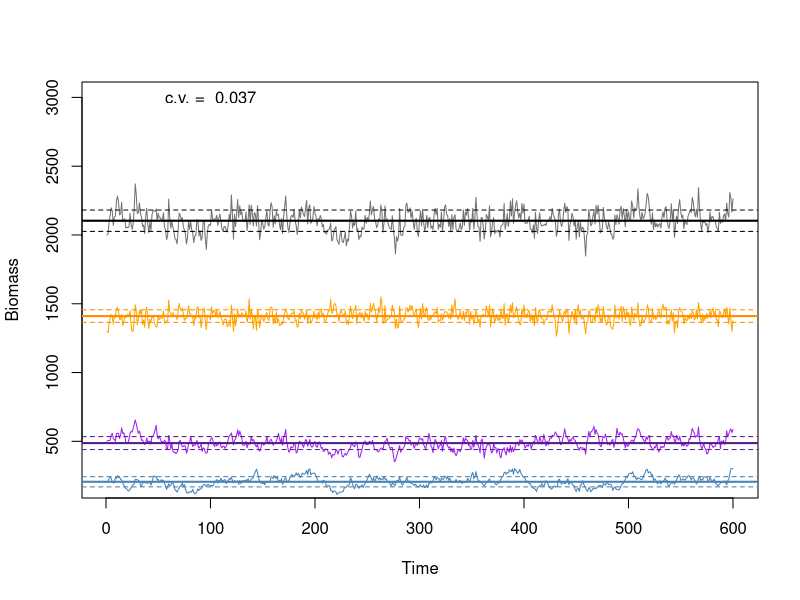
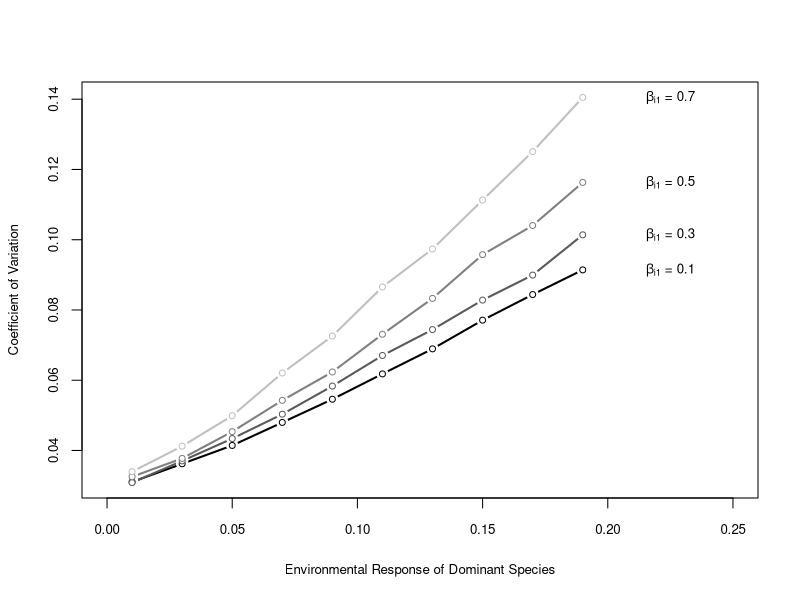
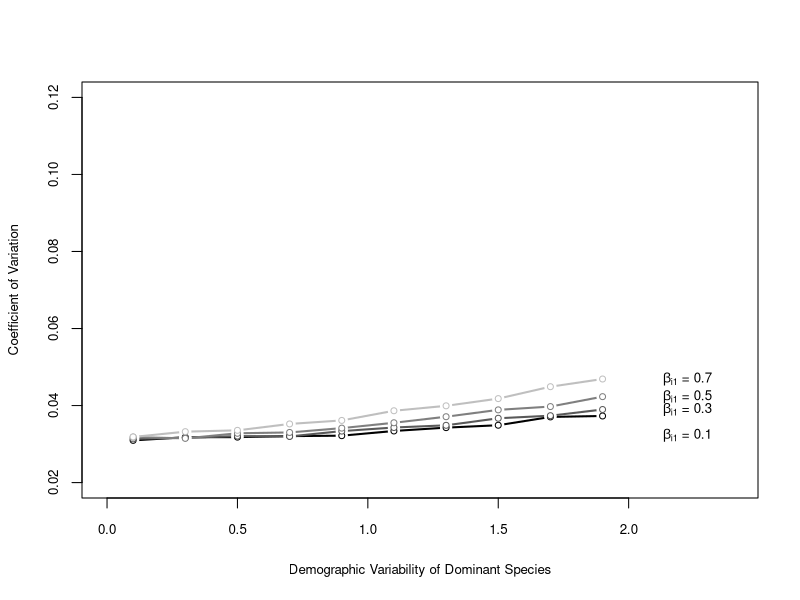

The R source for these figures, in order:
rm(list=ls())

model <- function(rm1, rm2, rm3, 
                  N1.start, N2.start, N3.start, 
                  K1, K2, K3,
                  evar1, evar2, evar3,
                  dvar1, dvar2, dvar3,
                  beta12, beta13, beta21, beta23, beta31, beta32,
                  time){
  r1 = numeric(time)
  r2 = numeric(time)
  r3 = numeric(time)
  N1 = numeric(time)
  N2 = numeric(time)
  N3 = numeric(time)
  Ntot = numeric(time)
  
  N1[1] <- N1.start
  N2[1] <- N2.start
  N3[1] <- N3.start
  Ntot[1] <- N1[1] + N2[1] +N3[1]
  
  for(t in 2:time){
    #   whitevar1 <- rnorm(1, mean=0)
    whitevar2 <- rnorm(1, mean=0)
    whitevar1 <- rnorm(1,mean=whitevar2)
#     whitevar3 <- -1*rnorm(1, mean=whitevar1)
    whitevar3 <- rnorm(1, mean=whitevar1)
    dnoise1 <- rnorm(1, mean=0)
    dnoise2 <- rnorm(1, mean=0)
    dnoise3 <- rnorm(1, mean=0)
    
    sum.non1 = ((beta12 * N2[t-1])/K2) + ((beta13 * N3[t-1])/K3)
    sum.non2 = ((beta21 * N1[t-1])/K1) + ((beta23 * N3[t-1])/K3)
    sum.non3 = ((beta31 * N1[t-1])/K1) + ((beta32 * N2[t-1])/K2)
    
    r1[t] = rm1 * (1-(N1[t-1]/K1) - sum.non1) + evar1 * whitevar1 + (dvar1 * dnoise1/sqrt(N1[t-1]))
    
    r2[t] = rm2 * (1-(N2[t-1]/K2) - sum.non2) + evar2 * whitevar2 + (dvar2 * dnoise2/sqrt(N2[t-1]))
    
    r3[t] = rm3 * (1-(N3[t-1]/K2) - sum.non3) + evar3 * whitevar3 + (dvar3 * dnoise3/sqrt(N3[t-1]))
    
    
    N1[t] = N1[t-1] + N1[t-1]*r1[t]
    N2[t] = N2[t-1] + N2[t-1]*r2[t]
    N3[t] = N3[t-1] + N3[t-1]*r3[t]
    Ntot[t] = N1[t] + N2[t] + N3[t]
  }
  
  pops <- matrix(ncol=4, nrow=time)
  pops[,1] <- N1
  pops[,2] <- N2
  pops[,3] <- N3
  pops[,4] <- Ntot
  return(pops)
}



rm1 = 0.5
rm2 = 0.8
rm3 = 0.6
K1 = 1000
K2 = 1500
K3 = 1000
evar1 = 0.02
evar2 = 0.02
evar3 = 0.02
dvar1 = 1
dvar2 = 1
dvar3 = 1
beta12 = 0.8
beta13 = 0.08
beta21 = 0.1
beta23 = 0.08
beta31 = 0.1
beta32 = 0.7

time = 600


N1.start <- 200
N2.start <- 1300
N3.start <- 500


model.null <- model(rm1, rm2, rm3, 
                    N1.start, N2.start, N3.start, 
                    K1, K2, K3,
                    evar1, evar2, evar3,
                    dvar1, dvar2, dvar3,
                    beta12, beta13, beta21, beta23, beta31, beta32,
                    time)

N1 <- model.null[,1]
N2 <- model.null[,2]
N3 <- model.null[,3]
Ntot <- model.null[,4]

cv.tot = sd(Ntot)/mean(Ntot)
cv.tot

time.plot = seq(1,time,1)
plot(time.plot, Ntot, type="l", col="grey45", ylim=c(200,3000), ylab="Biomass", xlab="Time")
lines(time.plot, N1, col="steelblue")
lines(time.plot, N2, col="orange")
lines(time.plot, N3, col="purple")
abline(h=mean(Ntot), col="black", lwd=2)
abline(h=(sd(Ntot)+mean(Ntot)), col="black", lty="dashed")
abline(h=(mean(Ntot)-sd(Ntot)), col="black", lty="dashed")

abline(h=mean(N1), col="steelblue", lwd=2)
abline(h=(sd(N1)+mean(N1)), col="steelblue", lty="dashed")
abline(h=(mean(N1)-sd(N1)), col="steelblue", lty="dashed")

abline(h=mean(N2), col="darkorange", lwd=2)
abline(h=(sd(N2)+mean(N2)), col="darkorange", lty="dashed")
abline(h=(mean(N2)-sd(N2)), col="darkorange", lty="dashed")

abline(h=mean(N3), col="purple4", lwd=2)
abline(h=(sd(N3)+mean(N3)), col="purple4", lty="dashed")
abline(h=(mean(N3)-sd(N3)), col="purple4", lty="dashed")
text(100,3000,paste("c.v. = ", round(cv.tot,3)))


#Run model with evar vector
rm1 = 0.5
rm2 = 0.8
rm3 = 0.6
K1 = 1000
K2 = 1500
K3 = 1000
evar1 = 0.02
evar2 = seq(0.01,0.2, 0.02)
evar3 = 0.02
dvar1 = 1
dvar2 = 1
# dvar2 = seq(0.1, 1, 0.1)
dvar3 = 1
beta12 = c(0.1, 0.3, 0.5, 0.7)
beta13 = 0.08
beta21 = 0.1
beta23 = 0.08
beta31 = 0.1
beta32 = beta12

time = 10000


N1.start <- 200
N2.start <- 1300
N3.start <- 500

cv.tot.store = matrix(ncol=length(beta12), nrow=length(evar2))

for(j in 1:length(beta12)){
  for(i in 1:length(evar2)){
    model.null <- model(rm1, rm2, rm3, 
                        N1.start, N2.start, N3.start, 
                        K1, K2, K3,
                        evar1, evar2[i], evar3,
                        dvar1, dvar2, dvar3,
                        beta12[j], beta13, beta21, beta23, beta31, beta32[j],
                        time=time)
    
    N1 <- model.null[,1]
    N2 <- model.null[,2]
    N3 <- model.null[,3]
    Ntot <- model.null[,4]
    
    cv.tot = sd(Ntot)/mean(Ntot)
    cv.tot.store[i,j]  = cv.tot
    
  }
}

# 
# plot(evar2, cv.tot.store, type="l")
# points(evar2, cv.tot.store, pch=21, col="white", bg="white", cex=2)
# points(evar2, cv.tot.store, pch=21, col="black", bg="white", cex=1)

matplot(evar2, cv.tot.store, type="l", lwd=2, col=c("black", "grey35", "grey50", "grey75"),
        xlim=c(0,0.25), lty="solid", ylab="Coefficient of Variation", 
        xlab="Environmental Response of Dominant Species",
        cex.lab=0.8, cex.axis=0.8)
matplot(evar2, cv.tot.store, add=TRUE, pch=21, col="white", bg="white", cex=1.5)
matplot(evar2, cv.tot.store, add=TRUE, pch=21, col=c("black", "grey35", "grey50", "grey75"),
        bg="white", cex=0.8)
labs = c(expression(paste(beta[i1], " = 0.1")),
         expression(paste(beta[i1], " = 0.3")),
         expression(paste(beta[i1], " = 0.5")),
         expression(paste(beta[i1], " = 0.7")))
text(c(0.225), y=c(cv.tot.store[10,1], cv.tot.store[10,2], 
                   cv.tot.store[10,3], cv.tot.store[10,4]),
     labs, cex=0.8)






#Run model with dvar vector
rm1 = 0.5
rm2 = 0.8
rm3 = 0.6
K1 = 1000
K2 = 1500
K3 = 1000
evar1 = 0.02
evar2 = 0.02
evar3 = 0.02
dvar1 = 1
# dvar2 = 1
dvar2 = seq(0.1, 2, 0.2)
dvar3 = 1
beta12 = c(0.1, 0.3, 0.5, 0.7)
beta13 = 0.08
beta21 = 0.1
beta23 = 0.08
beta31 = 0.1
beta32 = beta12

time = 10000


N1.start <- 200
N2.start <- 1300
N3.start <- 500

cv.tot.store = matrix(ncol=length(beta12), nrow=length(dvar2))

for(j in 1:length(beta12)){
  for(i in 1:length(dvar2)){
    model.null <- model(rm1, rm2, rm3, 
                        N1.start, N2.start, N3.start, 
                        K1, K2, K3,
                        evar1, evar2, evar3,
                        dvar1, dvar2[i], dvar3,
                        beta12[j], beta13, beta21, beta23, beta31, beta32[j],
                        time=time)
    
    N1 <- model.null[,1]
    N2 <- model.null[,2]
    N3 <- model.null[,3]
    Ntot <- model.null[,4]
    
    cv.tot = sd(Ntot)/mean(Ntot)
    cv.tot.store[i,j]  = cv.tot
    
  }
}

# 
# plot(evar2, cv.tot.store, type="l")
# points(evar2, cv.tot.store, pch=21, col="white", bg="white", cex=2)
# points(evar2, cv.tot.store, pch=21, col="black", bg="white", cex=1)

matplot(dvar2, cv.tot.store, type="l", lwd=2, col=c("black", "grey35", "grey50", "grey75"),
        xlim=c(0,2.4), lty="solid", ylab="Coefficient of Variation", 
        xlab="Demographic Variability of Dominant Species",
        cex.lab=0.8, cex.axis=0.8, ylim=c(0.02, 0.12))
matplot(dvar2, cv.tot.store, add=TRUE, pch=21, col="white", bg="white", cex=1.5)
matplot(dvar2, cv.tot.store, add=TRUE, pch=21, col=c("black", "grey35", "grey50", "grey75"),
        bg="white", cex=0.8)
labs = c(expression(paste(beta[i1], " = 0.1")),
         expression(paste(beta[i1], " = 0.3")),
         expression(paste(beta[i1], " = 0.5")),
         expression(paste(beta[i1], " = 0.7")))
text(c(2.225), y=c(cv.tot.store[10,1]-0.005, cv.tot.store[10,2], 
                   cv.tot.store[10,3], cv.tot.store[10,4]),
     labs, cex=0.8)



